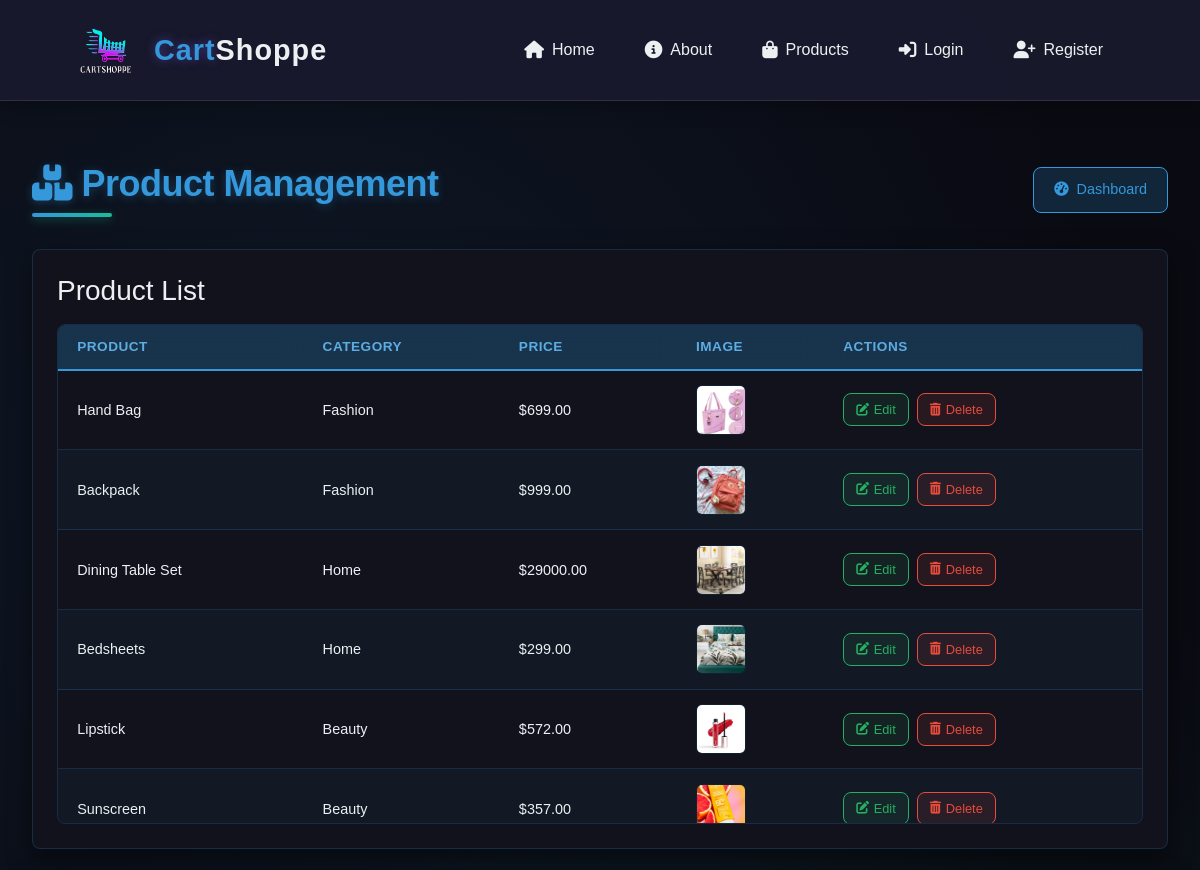
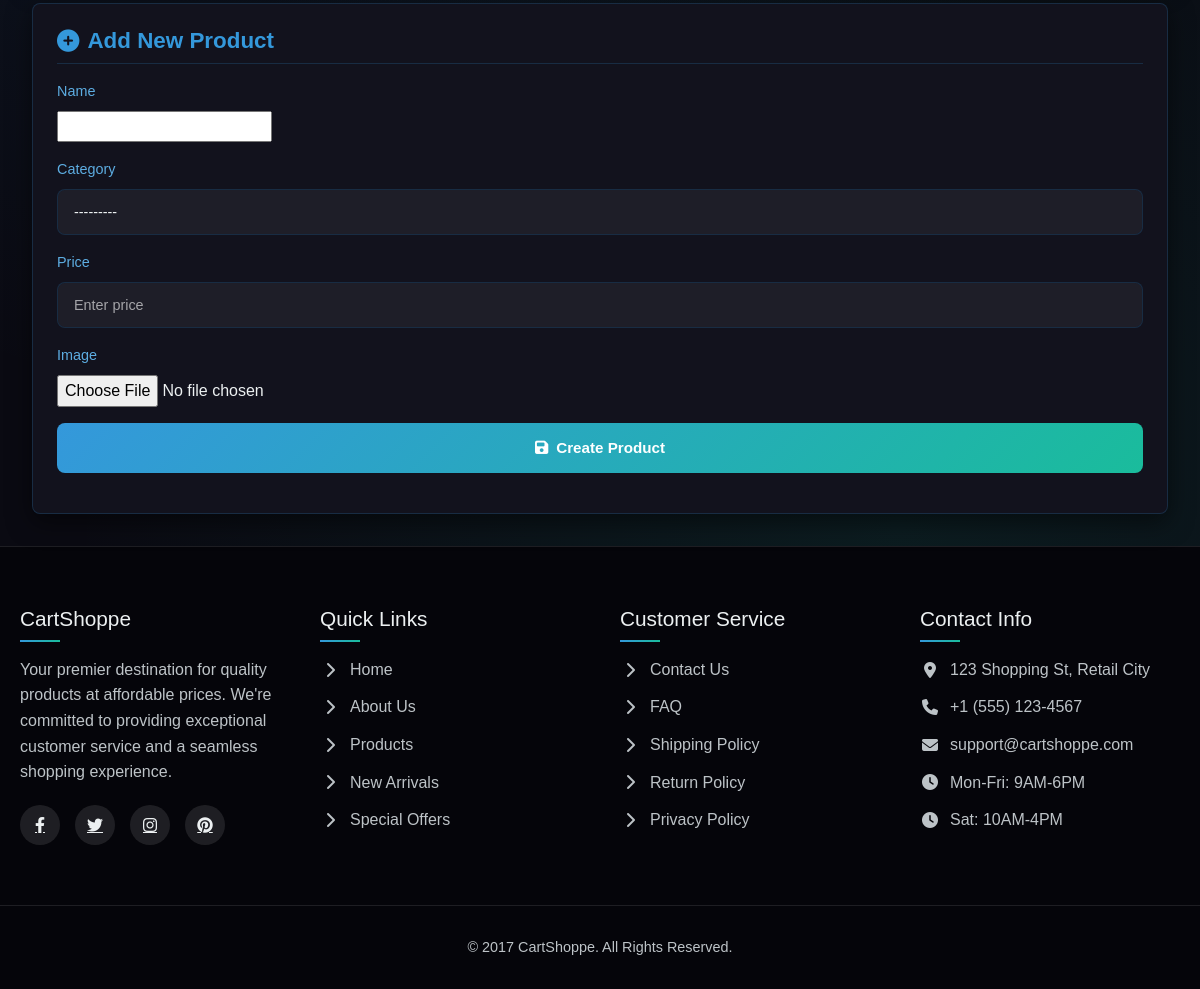
Page /8 on the committed database (2 pictures, top to bottom).
### myproject/myapp/models.py (models this page shows)
class Product(models.Model):
    name = models.CharField(max_length=255,null=True)
    category = models.CharField(max_length=100,null=True)
    price = models.DecimalField(max_digits=10, decimal_places=2,null=True)
    image = models.ImageField(upload_to='product_images/',null=True)

### myproject/myapp/views.py (the view)
# urls.py: path('8', views.products),
def products(request):
    if request.method == 'POST':
        form = ProductForm(request.POST, request.FILES)
        if form.is_valid():
            form.save()
            return redirect('/8')
    else:
        form = ProductForm()
    products = Product.objects.all()
    return render(request, 'products.html', {'form': form, 'products': products})

### myproject/myapp/forms.py (shortened to what this page needs)
class ProductForm(forms.ModelForm):
    category = forms.ModelChoiceField(
        queryset=Category.objects.all(),
        widget=forms.Select(attrs={'class': 'form-control'})
    )
    class Meta:
        model = Product
        fields = ['name', 'category', 'price', 'image']

### myproject/myapp/models.py (called while the page is built)
    def __str__(self):
        return self.name

### myproject/myapp/templates/products.html (shortened to what this page needs)
{% load static %}
{% include 'header.html' %}
<div class="admin-container">
  <div class="admin-header">
    <h1 class="admin-title">
      <i class="fas fa-boxes"></i> Product Management
    </h1>
    <a href="/admin" class="dashboard-btn">
      <i class="fas fa-tachometer-alt"></i> Dashboard
    </a>
  </div>
  <div class="admin-panel">
    <div class="panel-card">
      <h3>Product List</h3>
      <div class="products-table-container">
        <table class="products-table">
          <thead>
            <tr>
              <th>Product</th>
              <th>Category</th>
              <th>Price</th>
              <th>Image</th>
              <th>Actions</th>
            </tr>
          </thead>
          <tbody>
            {% for product in products %}
            <tr>
              <td data-label="Product">{{ product.name }}</td>
              <td data-label="Category">{{ product.category }}</td>
              <td data-label="Price">${{ product.price }}</td>
              <td data-label="Image">
                {% if product.image %}
                <img src="{{ product.image.url }}" alt="{{ product.name }}" class="product-thumbnail">
                {% else %}
                <span style="color: var(--text-muted)">No Image</span>
                {% endif %}
              </td>
              <td data-label="Actions">
                <div class="product-actions">
                  <a href="{% url 'edit_product' product.id %}" class="action-btn edit-btn">
                    <i class="fas fa-edit"></i> Edit
                  </a>
                  <a href="{% url 'delete_product' product.id %}" class="action-btn delete-btn">
                    <i class="fas fa-trash-alt"></i> Delete
                  </a>
                </div>
              </td>
            </tr>
            {% endfor %}
          </tbody>
        </table>
      </div>
    </div>
    <div class="panel-card">
      <h3 class="form-title">
        <i class="fas fa-plus-circle"></i>
        {% if product %}Edit Product{% else %}Add New Product{% endif %}
      </h3>
      <form method="post" enctype="multipart/form-data">
        {% for field in form %}
        <div class="form-group">
          <label class="form-label">{{ field.label }}</label>
          {{ field }}
        </div>
        {% endfor %}
        <button type="submit" class="submit-btn">
          <i class="fas fa-save"></i> {% if product %}Update{% else %}Create{% endif %} Product
        </button>
      </form>
    </div>
  </div>
</div>
{% include 'footer.html' %}

### rows in the picture
Product: name "Hand Bag", category "Fashion", price "699.00", image (picture)
Product: name "Backpack", category "Fashion", price "999.00", image (picture)
Product: name "Dining Table Set", category "Home", price "29000.00", image (picture)
Product: name "Bedsheets", category "Home", price "299.00", image (picture)
Product: name "Lipstick", category "Beauty", price "572.00", image (picture)
Product: name "Sunscreen", category "Beauty", price "357.00", image (picture)

### other values in the picture
{{ field.label }} "Name" "Category" "Price" "Image"
